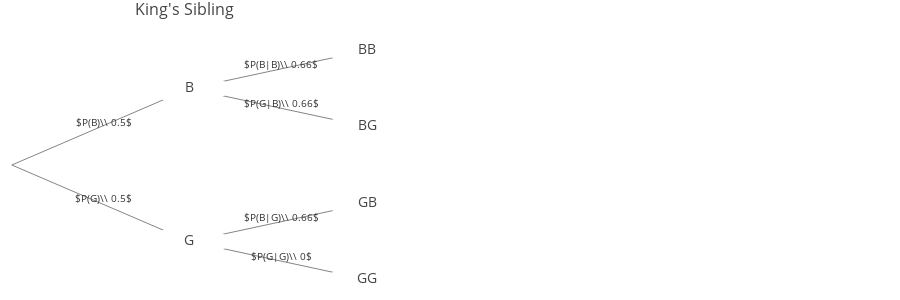

Notebook source saved alongside this figure:
### Markdown cell above
**King's Siblings Puzzle**

King has only one sibling. What's the probability of said sibling being a girl?

### Code cell
gender_tree_children = [[1,4],[2,3],None,None,[5,6], None,None]

gender_nodes = build_nodeDict('BG',2,gender_tree_children)#use build_nodeDict() from Hierarchy_tree

gender_edge_weights = {'01':0.5,'04':0.5,'12':0.66,'13':0.66,'45':0.66,'46':0.0}

gender_edges_labls = {'01':'$P(B)\\\ 0.5$','04':'$P(G)\\\ 0.5$','12':'$P(B|B)\\\ 0.66$',
                      '13':'$P(G|B)\\\ 0.66$','45':'$P(B|G)\\\ 0.66$','46':'$P(G|G)\\\ 0$'}


gender_tree = TreeGraph(orientation='h',root=gender_nodes[0][0],spread=1.5,gap=0.15,
              nodes=gender_nodes,edge_weights=gender_edge_weights,edge_labels=gender_edges_labls)

gender_tree.generic_plotly_plot("King's Sibling", title_pos=0.15, height=300, width=900, 
                                node_fontsize=14, legend=False, label_fontsize=10)

#Add probabilities of P(B)*P(G|B) + P(G)*P(B|G) that is, (paths 0 to 3) + (paths 0 to 5):
P_girl = gender_tree.paths_product(0,3) + gender_tree.paths_product(0,5) 

display_math(r'P(\text{sibling is girl})= (0.5\times 0.66) + (0.5\times 0.66)= %s'% P_girl)

### Figure 1 — Plotly figure (JSON) as saved in the notebook; plotly's stock layout.template omitted (floating-point values rounded to 4 significant figures)
{"data": [{"marker": {"color": [], "showscale": false, "size": 0}, "mode": "text", "text": [], "type": "scatter", "uid": "c6f5f001-fafa-43c0-8768-427ab5bda04d", "x": [0], "y": [0.5]}, {"line": {"color": "#777", "width": 0.9}, "mode": "lines", "text": [], "type": "scatter", "uid": "d4604a95-4a83-4dbd-af0d-7411d88b4b26", "x": [0, 0.15, null, 0, 0.15, null, 0.15, 0.3, null, 0.15, 0.3, null, 0.15, 0.3, null, 0.15, 0.3, null], "y": [0.5, 0.875, null, 0.5, 0.125, null, 0.875, 1.062, null, 0.875, 0.6875, null, 0.125, 0.3125, null, 0.125, -0.0625, null]}, {"marker": {"color": ["white", "white", "white", "white", "white", "white"], "showscale": false, "size": 70, "symbol": "diamond-wide"}, "mode": "markers+text", "name": "Nodes", "showlegend": false, "text": ["B", "G", "BB", "BG", "GB", "GG"], "textfont": {"size": 14}, "type": "scatter", "uid": "3b6f4dec-baff-435e-8a09-da41fde4f96a", "x": [0.15, 0.15, 0.3, 0.3, 0.3, 0.3], "y": [0.875, 0.125, 1.062, 0.6875, 0.3125, -0.0625]}], "layout": {"annotations": [{"align": "center", "arrowsize": 1, "arrowwidth": 1, "ax": 3, "ay": -5, "borderpad": 1, "font": {"color": "#333", "size": 10}, "showarrow": true, "text": "$P(B)\\\\ 0.5$", "x": 0.075, "xref": "x", "y": 0.6875, "yref": "y"}, {"align": "center", "arrowsize": 1, "arrowwidth": 1, "ax": 3, "ay": -5, "borderpad": 1, "font": {"color": "#333", "size": 10}, "showarrow": true, "text": "$P(G)\\\\ 0.5$", "x": 0.075, "xref": "x", "y": 0.3125, "yref": "y"}, {"align": "center", "arrowsize": 1, "arrowwidth": 1, "ax": 3, "ay": -5, "borderpad": 1, "font": {"color": "#333", "size": 10}, "showarrow": true, "text": "$P(B|B)\\\\ 0.66$", "x": 0.225, "xref": "x", "y": 0.9688, "yref": "y"}, {"align": "center", "arrowsize": 1, "arrowwidth": 1, "ax": 3, "ay": -5, "borderpad": 1, "font": {"color": "#333", "size": 10}, "showarrow": true, "text": "$P(G|B)\\\\ 0.66$", "x": 0.225, "xref": "x", "y": 0.7812, "yref": "y"}, {"align": "center", "arrowsize": 1, "arrowwidth": 1, "ax": 3, "ay": -5, "borderpad": 1, "font": {"color": "#333", "size": 10}, "showarrow": true, "text": "$P(B|G)\\\\ 0.66$", "x": 0.225, "xref": "x", "y": 0.2188, "yref": "y"}, {"align": "center", "arrowsize": 1, "arrowwidth": 1, "ax": 3, "ay": -5, "borderpad": 1, "font": {"color": "#333", "size": 10}, "showarrow": true, "text": "$P(G|G)\\\\ 0$", "x": 0.225, "xref": "x", "y": 0.03125, "yref": "y"}], "autosize": true, "height": 300, "hovermode": "closest", "margin": {"b": 0, "l": 0, "r": 0, "t": 30}, "showlegend": false, "title": {"font": {"size": 16}, "text": "King's Sibling", "x": 0.15}, "width": 900, "xaxis": {"range": [-0.01, 0.75], "showgrid": false, "showticklabels": false, "zeroline": false}, "yaxis": {"range": [-0.1625, 1.163], "showgrid": false, "showticklabels": false, "zeroline": false}}}
